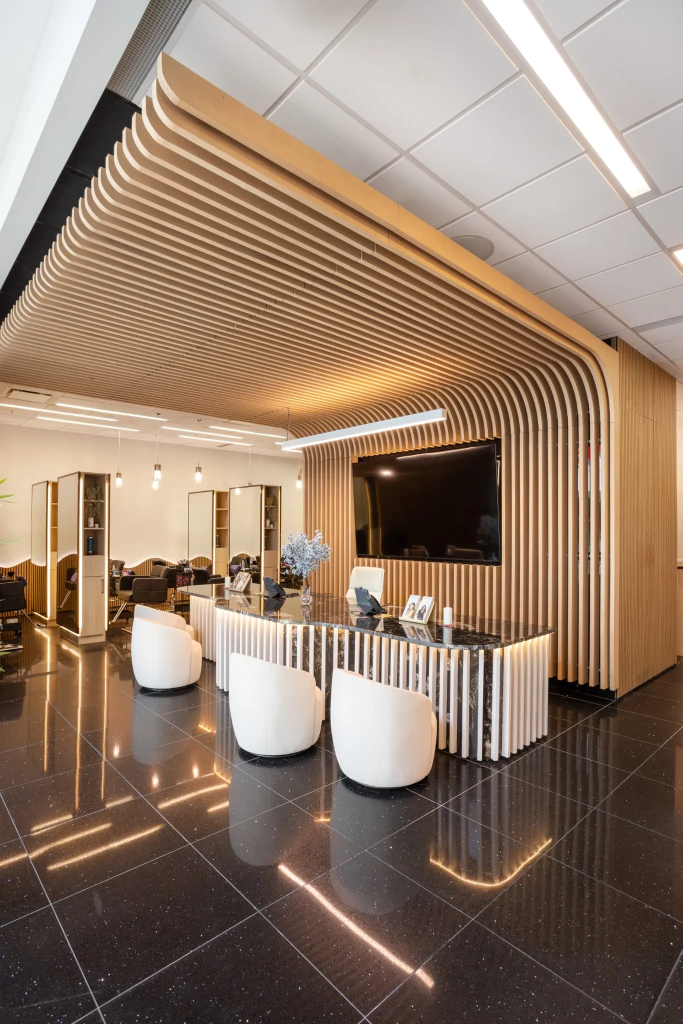
#> input picture assets/3twelve-beauty-lounge-02.webp, 1365 x 2048 px, given as the content of the folder ../assets/3twelve-beauty-lounge-02.webp, which was not available (shown at 1/2 size)
$ python add_project_photos.py ../assets/3twelve-beauty-lounge-02.webp ../assets/3twelve-beauty-lounge-09-thumb.webp
#> lines starting #> are read from the running program, lines starting #| are printed output that depends on the picture
"""Turn a folder of project photos into web-ready WebP files in assets/.

Usage (from the repo root):
    python3 scripts/add_project_photos.py <photo folder> <project-slug>

Each photo becomes assets/<slug>-NN.webp (max 2000px wide, quality 80) plus a
small assets/<slug>-NN-thumb.webp (800px wide) for the gallery tile. Phone
rotation (EXIF) is applied, and metadata such as GPS location is dropped.
Then add the project to scripts/galleries.json and run scripts/build_galleries.py.
"""
import os, sys
from PIL import Image, ImageOps

MAX_W, THUMB_W, Q = 2000, 800, 80
EXT = ('.jpg', '.jpeg', '.png', '.webp', '.heic')

def save(im, path, width):
    if im.width > width:
        im = im.resize((width, round(im.height * width / im.width)), Image.LANCZOS)
    im.save(path, 'WEBP', quality=Q, method=6)

src, slug = sys.argv[1], sys.argv[2]
files = sorted(f for f in os.listdir(src) if f.lower().endswith(EXT))
for n, f in enumerate(files, 1):
    im = ImageOps.exif_transpose(Image.open(os.path.join(src, f))).convert('RGB')
#> im is the input picture: PIL image 1365x2048 RGB; mean R, G, B 147.3, 125.3, 107.8
    base = f'assets/{slug}-{n:02d}'
    save(im, base + '.webp', MAX_W)
    save(im, base + '-thumb.webp', THUMB_W)
#> call 2 of save, with width = 800
#> in save (call 2), `im = im.resize((width, round(im.height * width / im.width)), Image.LAN..`:
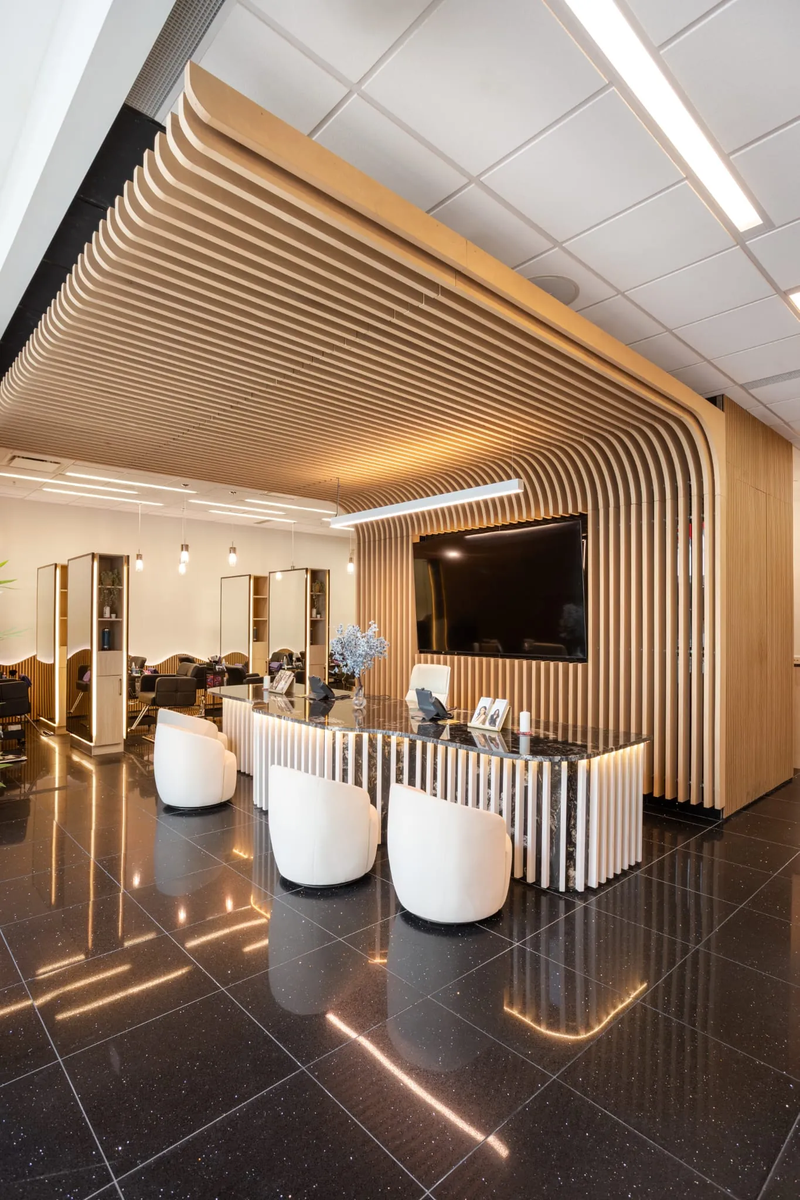
#> im: PIL image 800x1200 RGB; mean R, G, B 147.3, 125.3, 107.8
    print(f, '->', base + '.webp', im.size)
#| 3twelve-beauty-lounge-02.webp -> assets/../assets/3twelve-beauty-lounge-09-thumb.webp-01.webp (1365, 2048)

$ run again, on assets/3twelve-beauty-lounge-17.webp
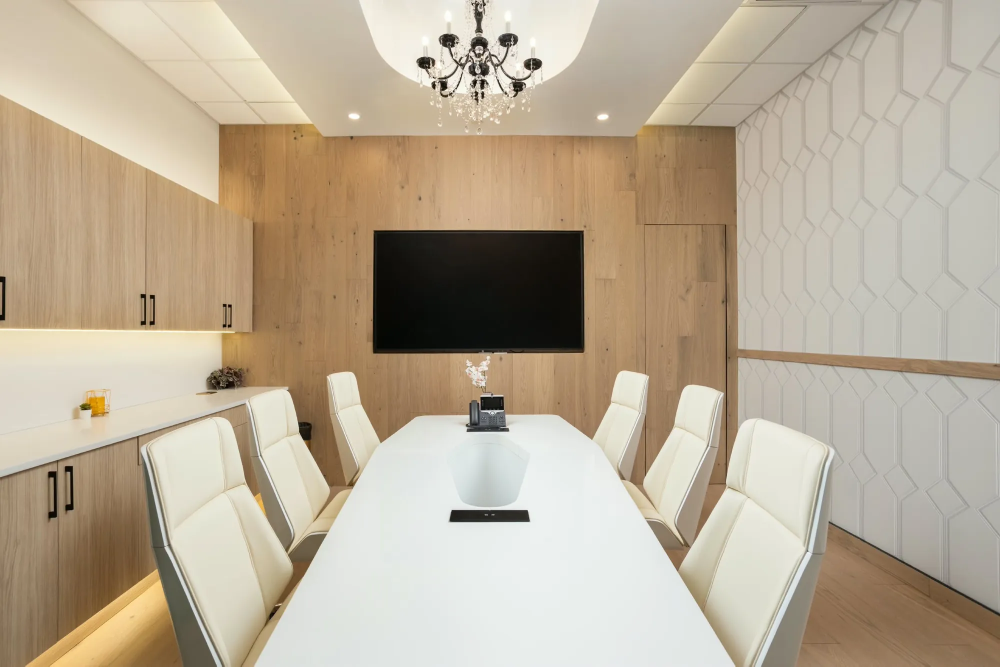
#> input picture assets/3twelve-beauty-lounge-17.webp, 2000 x 1333 px, given as the content of the folder ../assets/3twelve-beauty-lounge-17.webp, which was not available (shown at 1/2 size)
#> im is the input picture: PIL image 2000x1333 RGB; mean R, G, B 185.2, 171.6, 151
#> in save (call 2), `im = im.resize((width, round(im.height * width / im.width)), Image.LAN..`:
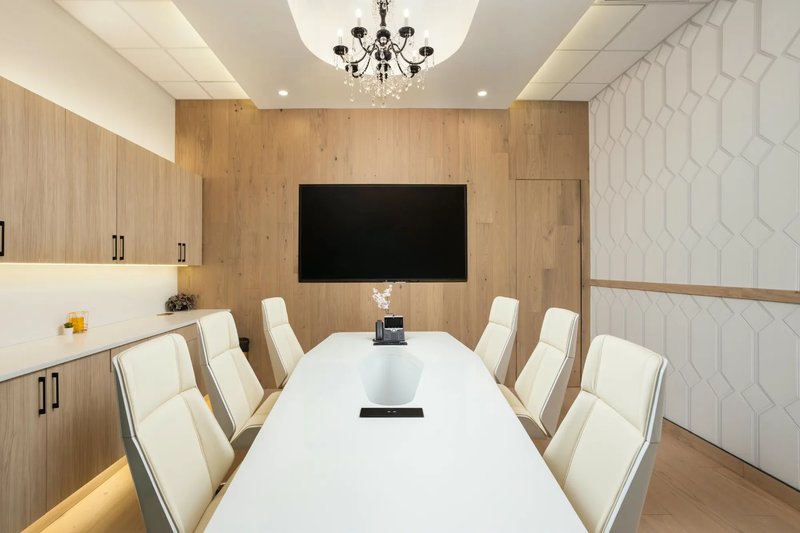
#> im: PIL image 800x533 RGB; mean R, G, B 185.2, 171.6, 151
#| 3twelve-beauty-lounge-17.webp -> assets/../assets/3twelve-beauty-lounge-17.webp-01.webp (2000, 1333)
